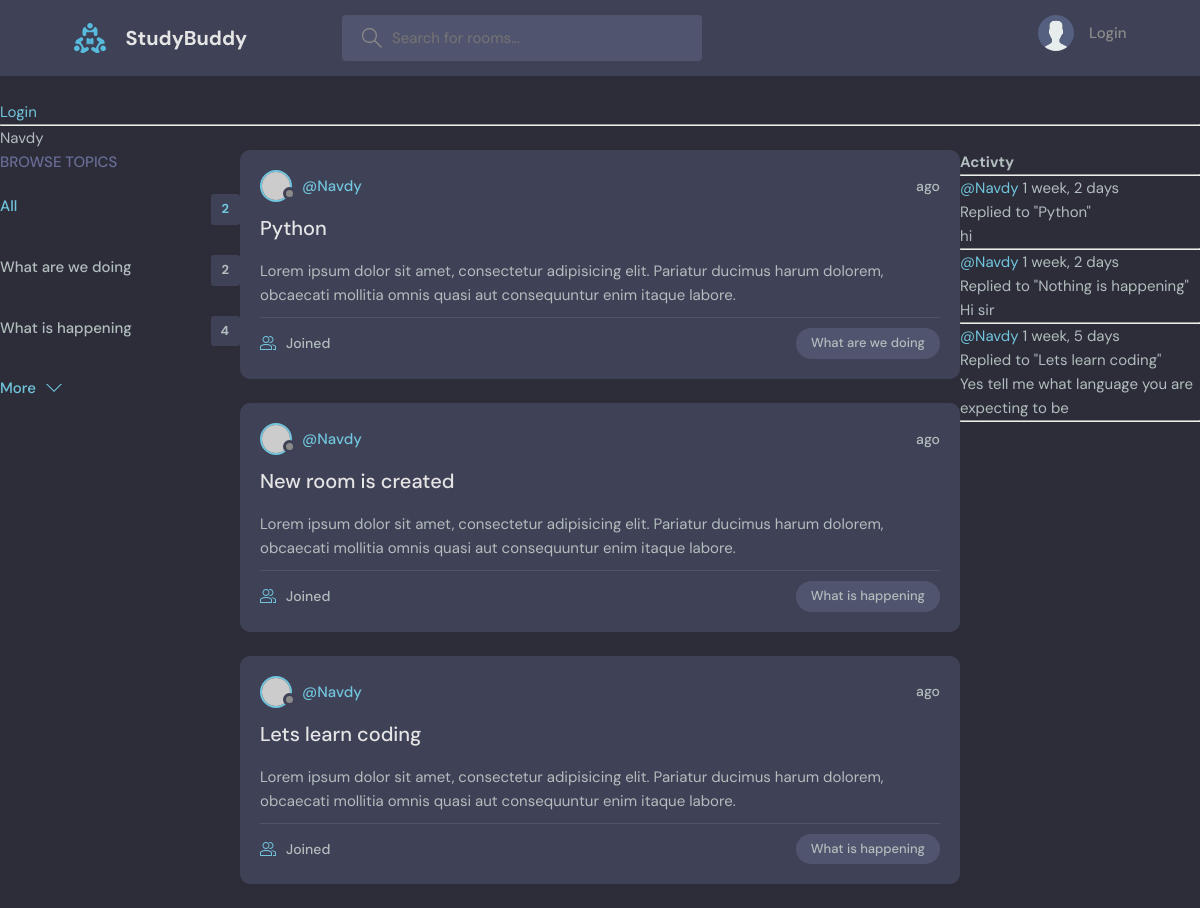
/profile-user/1/, run on the app's committed database.
### base/models.py (models this page shows, shortened)
class Topic(models.Model):
    name = models.CharField(max_length=200)

class Rooms(models.Model):
    host = models.ForeignKey(User,on_delete=models.SET_NULL,null=True)
    topic = models.ForeignKey(Topic,on_delete=models.SET_NULL,null=True)
    name = models.CharField(max_length=200)
    participants = models.ManyToManyField(User,related_name='participants')
    description = models.TextField(null=True,blank=True)
    updated = models.DateTimeField(auto_now=True)
    added = models.DateTimeField(auto_now_add=True)
    def __str__(self):
        return self.name
    class Meta:
        ordering = ['-updated','-added']

class Message(models.Model):
    user = models.ForeignKey(User,on_delete=models.CASCADE)
    room = models.ForeignKey(Rooms,on_delete=models.CASCADE)
    body = models.TextField()
    updated = models.DateTimeField(auto_now=True)
    added = models.DateTimeField(auto_now_add=True)
    def __str__(self):
        return self.body[:50]
    class Meta:
            ordering = ['-updated','-added']

### base/views.py (the view)
# urls.py: path('profile-user/<str:pk>/',views.profile_user,name='profile-user'),
def profile_user(request,pk):
    user = User.objects.get(id=pk)
    room = user.rooms_set.all()
    topic = Topic.objects.all()
    room_messages = user.message_set.all()
    context = {'user':user,'rooms':room,'topic':topic,'room_messages':room_messages}
    return render(request,'base/profile.html',context)

### base/templates/base/profile.html (shortened to what this page needs)
{% extends 'main.html' %}
{%block content%}
    <p>{{user}}</p>
    <div class="profile-container">
        <div>
            {% include 'base/topics_component.html' %}
        </div>
        <div>
            {% include 'base/feed_component.html' %}
        </div>
        <div>
            {% include 'base/activity_component.html' %}
        </div>
    </div>
{% endblock %}

### base/templates/base/topics_component.html
<div class="topics">
          <div class="topics__header">
            <h2>Browse Topics</h2>
          </div>
          <ul class="topics__list">
            <li>
              <a href="{% url 'home' %}" class="active">All <span>{{topic.count}}</span></a>
            </li>
            {% for t in topic %}
            <li>
              <a href="{% url 'home' %}?q={{t.name}}">{{t.name}}<span>{{ t.rooms_set.all.count }}</span></a>
            </li>
            {% endfor %}
          </ul>
          <a class="btn btn--link" href="topics.html">
            More
            <svg version="1.1" xmlns="http://www.w3.org/2000/svg" width="32" height="32" viewBox="0 0 32 32">
              <title>chevron-down</title>
              <path d="M16 21l-13-13h-3l16 16 16-16h-3l-13 13z"></path>
            </svg>
          </a>
        </div>

### base/templates/base/feed_component.html (shortened to what this page needs)
{% for room in rooms%}
<div class="roomListRoom">
            <div class="roomListRoom__header">
              <a href="{% url 'profile-user' room.host.id %}" class="roomListRoom__author">
                <div class="avatar avatar--small">
                  <img src="https://randomuser.me/api/portraits/women/11.jpg" />
                </div>
                <span>@{{room.host.username}}</span>
              </a>
              <div class="roomListRoom__actions">
                <span>{{ rooms.added|timesince }}ago</span>
              </div>
            </div>
            <div class="roomListRoom__content">
              <a href="{% url 'room' room.id %}">{{room.name}}</a>
              <p>
                Lorem ipsum dolor sit amet, consectetur adipisicing elit. Pariatur ducimus harum dolorem, obcaecati
                mollitia omnis quasi aut consequuntur enim itaque labore.
              </p>
            </div>
            <div class="roomListRoom__meta">
              <a href="{% url 'room' room.id %}" class="roomListRoom__joined">
                {{rooms.participants.all.count}} Joined
              </a>
              <p class="roomListRoom__topic">{{room.topic.name}}</p>
            </div>
          </div>
          {% endfor %}

### base/templates/base/activity_component.html (shortened to what this page needs)
<h1>Activty</h1><hr>
        {% for msg in room_messages %}
        <div>
            <p><a href="{% url 'profile-user' msg.user.id %}">@{{msg.user}}</a>    {{msg.added|timesince}}</p>
            <small>Replied to "{{msg.room}}"</small><br>
            <p>{{msg}}</p>
            <hr>
        </div>
        {% endfor%}

### static/styles/style.css (style rules this page uses)
:root { --color-main: #71c6dd; --color-main-light: #e1f6fb; --color-dark: #3f4156; --color-dark-medium: #51546e; --color-dark-light: #696d97; --color-light: #e5e5e5; --color-gray: #8b8b8b; --color-light-gray: #b2bdbd; --color-bg: #2d2d39; --color-success: #5dd693; --color-error: #fc4b0b; }
* { font-family: "DM Sans", -apple-system, BlinkMacSystemFont, "Segoe UI", Roboto, Oxygen, Ubuntu, Cantarell, "Open Sans", "Helvetica Neue", sans-serif; margin: 0; padding: 0; box-sizing: border-box; text-rendering: optimizeLegibility; font-size: inherit; }
html { font-size: 56.25%; }
@media only screen and (min-width: 1200px) { html { font-size: 62.5%; } }
body { line-height: 1.6; font-weight: 400; font-size: 1.5rem; color: var(--color-light-gray); background-color: var(--color-bg); min-height: 100vh; }
img { width: 100%; }
a { display: inline-block; color: var(--color-main); text-decoration: none; }
.btn { background-color: transparent; border: none; display: inline-flex; align-items: center; gap: 1rem; cursor: pointer; transition: all ease-in-out 0.3s; padding: 1rem 2rem; border-radius: 5px; box-shadow: 1px 1px 3px 1px rgba(0, 0, 0, 0.15); font-weight: 500; }
.btn--link { border-radius: 0; padding: 0; color: var(--color-main); box-shadow: none; }
.btn > svg { fill: currentColor; width: 1.6rem; height: 1.6rem; }
.avatar { position: relative; display: inline-block; border-radius: 50%; border: 2px solid var(--color-main); }
.avatar img { display: block; border-radius: 50%; object-fit: cover; object-position: center; }
.avatar::after { content: ""; display: block; position: absolute; background-color: var(--color-gray); z-index: 111; border-radius: 50%; border: 0.3rem solid var(--color-dark); }
.avatar.avatar--small img { width: 2.8rem; height: 2.8rem; }
.avatar.avatar--small:after { width: 0.7rem; height: 0.7rem; bottom: 0px; right: -6px; }
.topics__header { margin-bottom: 2rem; }
.topics__header h2 { text-transform: uppercase; font-weight: 500; color: var(--color-dark-light); }
.topics__list { list-style: none; }
.topics__list li a { display: flex; justify-content: space-between; margin-bottom: 3rem; font-weight: 500; color: var(--color-light-gray); transition: all 0.3s ease-in-out; }
.topics__list li a.active, .topics__list li a:hover { color: var(--color-main); }
.topics__list li a span { padding: 0.5rem 1rem; background-color: var(--color-dark); border-radius: 3px; font-size: 1.3rem; font-weight: 700; letter-spacing: 1px; }
.roomListRoom { margin-bottom: 2.4rem; background-color: var(--color-dark); border-radius: 1rem; padding: 2rem; }
.roomListRoom__header { display: flex; justify-content: space-between; align-items: center; }
.roomListRoom__author { font-weight: 500; display: flex; align-items: center; gap: 1rem; }
.roomListRoom__actions { display: flex; align-items: flex-start; gap: 1rem; position: relative; }
.roomListRoom__actions span { font-size: 1.4rem; font-weight: 500; }
.roomListRoom__content { margin: 1rem 0; }
.roomListRoom__content a { font-size: 2rem; font-weight: 500; margin-bottom: 1.5rem; color: var(--color-light); transition: all 0.3s ease-in-out; }
.roomListRoom__meta { border-top: 1px solid var(--color-dark-medium); padding-top: 1rem; display: flex; align-items: center; justify-content: space-between; }
.roomListRoom__joined { color: var(--color-light-gray); display: flex; align-items: center; gap: 1rem; font-size: 1.4rem; font-weight: 500; }
.roomListRoom__joined svg { fill: var(--color-main); width: 1.6rem; height: 1.6rem; }
.roomListRoom__topic { padding: 5px 1.5rem; background-color: var(--color-dark-medium); border-radius: 5rem; font-weight: 500; font-size: 1.3rem; }

### base/templates/base/profile.html (style rules this page uses)
.profile-container { display: grid; grid-template-columns: 1fr 3fr 1fr; }

### data on the page
Topic: name "What are we doing", rooms_set.all.count "2"
Topic: name "What is happening", rooms_set.all.count "4"
Rooms: host.username "Navdy", name "Python", topic.name "What are we doing"
Rooms: host.username "Navdy", name "New room is created", topic.name "What is happening"
Rooms: host.username "Navdy", name "Lets learn coding", topic.name "What is happening"
Message: user "Navdy", added "1 week, 2 days", room "Python", body "hi"
Message: user "Navdy", added "1 week, 2 days", room "Nothing is happening", body "Hi sir"
Message: user "Navdy", added "1 week, 5 days", room "Lets learn coding", body "Yes tell me what language you are expecting to be"

### other printed values
{{ user }} "Navdy"
{{ topic.count }} "2"
